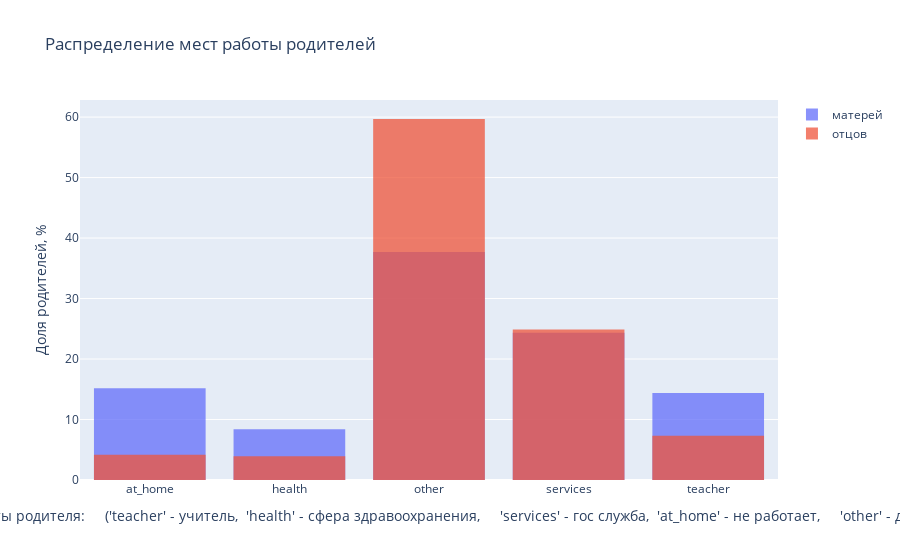

Source (notebook cell):
### Markdown cell above
---
### Распределение мест работы родителей (mjob, fjob)

### Code cell
fig = go.Figure()
fig.add_trace(go.Histogram(x=df['mjob'], histnorm='percent', name='матерей'))
fig.add_trace(go.Histogram(x=df['fjob'], histnorm='percent', name='отцов'))

# Overlay both histograms
fig.update_layout(
    barmode='overlay',
    title_text='Распределение мест работы родителей',
    xaxis_title_text='''
    Место работы родителя:
    ('teacher' - учитель,  'health' - сфера здравоохранения,
    'services' - гос служба,  'at_home' - не работает,
    'other' - другое)
    ''',
    yaxis_title_text='Доля родителей, %',
)
# Reduce opacity to see both histograms
fig.update_traces(opacity=0.75)
fig.show()

### Figure 1 — Plotly figure (JSON) as saved in the notebook; plotly's stock layout.template omitted (floating-point values rounded to 4 significant figures; data arrays with more than 128 entries replaced by an {"elided": "..."} marker saying what was removed)
{"data": [{"histnorm": "percent", "name": "матерей", "opacity": 0.75, "type": "histogram", "x": {"elided": "382 str values"}}, {"histnorm": "percent", "name": "отцов", "opacity": 0.75, "type": "histogram", "x": {"elided": "382 str values"}}], "layout": {"autosize": true, "barmode": "overlay", "title": {"text": "Распределение мест работы родителей"}, "xaxis": {"autorange": true, "range": [-0.5, 4.5], "title": {"text": "\n    Место работы родителя:\n    ('teacher' - учитель,  'health' - сфера здравоохранения,\n    'services' - гос служба,  'at_home' - не работает,\n    'other' - другое)\n    "}, "type": "category"}, "yaxis": {"autorange": true, "range": [0, 62.83], "title": {"text": "Доля родителей, %"}}}}
